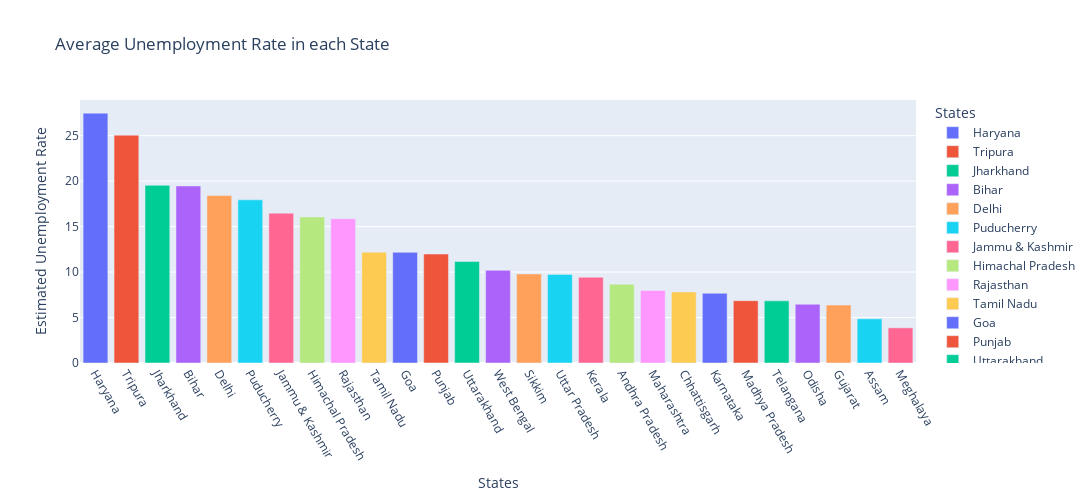

Write notebook code for a chart like this one.
### Markdown cell above
**Bar plot Formation**

This Plot shows the average unemployment Rate in each state .

### Code cell
# Dataframe required formation for the Bar plot

unemp_df = df_cleaned[['States','Estimated Unemployment Rate']]

bar_df = unemp_df.groupby('States').mean().reset_index()

bar_df = bar_df.sort_values('Estimated Unemployment Rate' , ascending = False)


# Bar Plot formation 

fig = px.bar(bar_df , y= 'Estimated Unemployment Rate' , x= 'States', color = 'States', title = 'Average Unemployment Rate in each State' )
fig.layout.xaxis.tickangle = 60
fig.layout.width = 1100
fig.layout.height = 500

# Showcasing the bar plot formed
fig.show()

### Figure 1 — Plotly figure (JSON) as saved in the notebook; plotly's stock layout.template omitted (floating-point values rounded to 4 significant figures)
{"data": [{"alignmentgroup": "True", "hovertemplate": "States=%{x}<br>Estimated Unemployment Rate=%{y}<extra></extra>", "legendgroup": "Haryana", "marker": {"color": "#636efa", "pattern": {"shape": ""}}, "name": "Haryana", "offsetgroup": "Haryana", "orientation": "v", "showlegend": true, "textposition": "auto", "type": "bar", "x": ["Haryana"], "xaxis": "x", "y": [27.48], "yaxis": "y"}, {"alignmentgroup": "True", "hovertemplate": "States=%{x}<br>Estimated Unemployment Rate=%{y}<extra></extra>", "legendgroup": "Tripura", "marker": {"color": "#EF553B", "pattern": {"shape": ""}}, "name": "Tripura", "offsetgroup": "Tripura", "orientation": "v", "showlegend": true, "textposition": "auto", "type": "bar", "x": ["Tripura"], "xaxis": "x", "y": [25.05], "yaxis": "y"}, {"alignmentgroup": "True", "hovertemplate": "States=%{x}<br>Estimated Unemployment Rate=%{y}<extra></extra>", "legendgroup": "Jharkhand", "marker": {"color": "#00cc96", "pattern": {"shape": ""}}, "name": "Jharkhand", "offsetgroup": "Jharkhand", "orientation": "v", "showlegend": true, "textposition": "auto", "type": "bar", "x": ["Jharkhand"], "xaxis": "x", "y": [19.54], "yaxis": "y"}, {"alignmentgroup": "True", "hovertemplate": "States=%{x}<br>Estimated Unemployment Rate=%{y}<extra></extra>", "legendgroup": "Bihar", "marker": {"color": "#ab63fa", "pattern": {"shape": ""}}, "name": "Bihar", "offsetgroup": "Bihar", "orientation": "v", "showlegend": true, "textposition": "auto", "type": "bar", "x": ["Bihar"], "xaxis": "x", "y": [19.47], "yaxis": "y"}, {"alignmentgroup": "True", "hovertemplate": "States=%{x}<br>Estimated Unemployment Rate=%{y}<extra></extra>", "legendgroup": "Delhi", "marker": {"color": "#FFA15A", "pattern": {"shape": ""}}, "name": "Delhi", "offsetgroup": "Delhi", "orientation": "v", "showlegend": true, "textposition": "auto", "type": "bar", "x": ["Delhi"], "xaxis": "x", "y": [18.41], "yaxis": "y"}, {"alignmentgroup": "True", "hovertemplate": "States=%{x}<br>Estimated Unemployment Rate=%{y}<extra></extra>", "legendgroup": "Puducherry", "marker": {"color": "#19d3f3", "pattern": {"shape": ""}}, "name": "Puducherry", "offsetgroup": "Puducherry", "orientation": "v", "showlegend": true, "textposition": "auto", "type": "bar", "x": ["Puducherry"], "xaxis": "x", "y": [17.94], "yaxis": "y"}, {"alignmentgroup": "True", "hovertemplate": "States=%{x}<br>Estimated Unemployment Rate=%{y}<extra></extra>", "legendgroup": "Jammu & Kashmir", "marker": {"color": "#FF6692", "pattern": {"shape": ""}}, "name": "Jammu & Kashmir", "offsetgroup": "Jammu & Kashmir", "orientation": "v", "showlegend": true, "textposition": "auto", "type": "bar", "x": ["Jammu & Kashmir"], "xaxis": "x", "y": [16.48], "yaxis": "y"}, {"alignmentgroup": "True", "hovertemplate": "States=%{x}<br>Estimated Unemployment Rate=%{y}<extra></extra>", "legendgroup": "Himachal Pradesh", "marker": {"color": "#B6E880", "pattern": {"shape": ""}}, "name": "Himachal Pradesh", "offsetgroup": "Himachal Pradesh", "orientation": "v", "showlegend": true, "textposition": "auto", "type": "bar", "x": ["Himachal Pradesh"], "xaxis": "x", "y": [16.07], "yaxis": "y"}, {"alignmentgroup": "True", "hovertemplate": "States=%{x}<br>Estimated Unemployment Rate=%{y}<extra></extra>", "legendgroup": "Rajasthan", "marker": {"color": "#FF97FF", "pattern": {"shape": ""}}, "name": "Rajasthan", "offsetgroup": "Rajasthan", "orientation": "v", "showlegend": true, "textposition": "auto", "type": "bar", "x": ["Rajasthan"], "xaxis": "x", "y": [15.87], "yaxis": "y"}, {"alignmentgroup": "True", "hovertemplate": "States=%{x}<br>Estimated Unemployment Rate=%{y}<extra></extra>", "legendgroup": "Tamil Nadu", "marker": {"color": "#FECB52", "pattern": {"shape": ""}}, "name": "Tamil Nadu", "offsetgroup": "Tamil Nadu", "orientation": "v", "showlegend": true, "textposition": "auto", "type": "bar", "x": ["Tamil Nadu"], "xaxis": "x", "y": [12.19], "yaxis": "y"}, {"alignmentgroup": "True", "hovertemplate": "States=%{x}<br>Estimated Unemployment Rate=%{y}<extra></extra>", "legendgroup": "Goa", "marker": {"color": "#636efa", "pattern": {"shape": ""}}, "name": "Goa", "offsetgroup": "Goa", "orientation": "v", "showlegend": true, "textposition": "auto", "type": "bar", "x": ["Goa"], "xaxis": "x", "y": [12.17], "yaxis": "y"}, {"alignmentgroup": "True", "hovertemplate": "States=%{x}<br>Estimated Unemployment Rate=%{y}<extra></extra>", "legendgroup": "Punjab", "marker": {"color": "#EF553B", "pattern": {"shape": ""}}, "name": "Punjab", "offsetgroup": "Punjab", "orientation": "v", "showlegend": true, "textposition": "auto", "type": "bar", "x": ["Punjab"], "xaxis": "x", "y": [11.98], "yaxis": "y"}, {"alignmentgroup": "True", "hovertemplate": "States=%{x}<br>Estimated Unemployment Rate=%{y}<extra></extra>", "legendgroup": "Uttarakhand", "marker": {"color": "#00cc96", "pattern": {"shape": ""}}, "name": "Uttarakhand", "offsetgroup": "Uttarakhand", "orientation": "v", "showlegend": true, "textposition": "auto", "type": "bar", "x": ["Uttarakhand"], "xaxis": "x", "y": [11.16], "yaxis": "y"}, {"alignmentgroup": "True", "hovertemplate": "States=%{x}<br>Estimated Unemployment Rate=%{y}<extra></extra>", "legendgroup": "West Bengal", "marker": {"color": "#ab63fa", "pattern": {"shape": ""}}, "name": "West Bengal", "offsetgroup": "West Bengal", "orientation": "v", "showlegend": true, "textposition": "auto", "type": "bar", "x": ["West Bengal"], "xaxis": "x", "y": [10.19], "yaxis": "y"}, {"alignmentgroup": "True", "hovertemplate": "States=%{x}<br>Estimated Unemployment Rate=%{y}<extra></extra>", "legendgroup": "Sikkim", "marker": {"color": "#FFA15A", "pattern": {"shape": ""}}, "name": "Sikkim", "offsetgroup": "Sikkim", "orientation": "v", "showlegend": true, "textposition": "auto", "type": "bar", "x": ["Sikkim"], "xaxis": "x", "y": [9.793], "yaxis": "y"}, {"alignmentgroup": "True", "hovertemplate": "States=%{x}<br>Estimated Unemployment Rate=%{y}<extra></extra>", "legendgroup": "Uttar Pradesh", "marker": {"color": "#19d3f3", "pattern": {"shape": ""}}, "name": "Uttar Pradesh", "offsetgroup": "Uttar Pradesh", "orientation": "v", "showlegend": true, "textposition": "auto", "type": "bar", "x": ["Uttar Pradesh"], "xaxis": "x", "y": [9.737], "yaxis": "y"}, {"alignmentgroup": "True", "hovertemplate": "States=%{x}<br>Estimated Unemployment Rate=%{y}<extra></extra>", "legendgroup": "Kerala", "marker": {"color": "#FF6692", "pattern": {"shape": ""}}, "name": "Kerala", "offsetgroup": "Kerala", "orientation": "v", "showlegend": true, "textposition": "auto", "type": "bar", "x": ["Kerala"], "xaxis": "x", "y": [9.434], "yaxis": "y"}, {"alignmentgroup": "True", "hovertemplate": "States=%{x}<br>Estimated Unemployment Rate=%{y}<extra></extra>", "legendgroup": "Andhra Pradesh", "marker": {"color": "#B6E880", "pattern": {"shape": ""}}, "name": "Andhra Pradesh", "offsetgroup": "Andhra Pradesh", "orientation": "v", "showlegend": true, "textposition": "auto", "type": "bar", "x": ["Andhra Pradesh"], "xaxis": "x", "y": [8.664], "yaxis": "y"}, {"alignmentgroup": "True", "hovertemplate": "States=%{x}<br>Estimated Unemployment Rate=%{y}<extra></extra>", "legendgroup": "Maharashtra", "marker": {"color": "#FF97FF", "pattern": {"shape": ""}}, "name": "Maharashtra", "offsetgroup": "Maharashtra", "orientation": "v", "showlegend": true, "textposition": "auto", "type": "bar", "x": ["Maharashtra"], "xaxis": "x", "y": [7.979], "yaxis": "y"}, {"alignmentgroup": "True", "hovertemplate": "States=%{x}<br>Estimated Unemployment Rate=%{y}<extra></extra>", "legendgroup": "Chhattisgarh", "marker": {"color": "#FECB52", "pattern": {"shape": ""}}, "name": "Chhattisgarh", "offsetgroup": "Chhattisgarh", "orientation": "v", "showlegend": true, "textposition": "auto", "type": "bar", "x": ["Chhattisgarh"], "xaxis": "x", "y": [7.819], "yaxis": "y"}, {"alignmentgroup": "True", "hovertemplate": "States=%{x}<br>Estimated Unemployment Rate=%{y}<extra></extra>", "legendgroup": "Karnataka", "marker": {"color": "#636efa", "pattern": {"shape": ""}}, "name": "Karnataka", "offsetgroup": "Karnataka", "orientation": "v", "showlegend": true, "textposition": "auto", "type": "bar", "x": ["Karnataka"], "xaxis": "x", "y": [7.668], "yaxis": "y"}, {"alignmentgroup": "True", "hovertemplate": "States=%{x}<br>Estimated Unemployment Rate=%{y}<extra></extra>", "legendgroup": "Madhya Pradesh", "marker": {"color": "#EF553B", "pattern": {"shape": ""}}, "name": "Madhya Pradesh", "offsetgroup": "Madhya Pradesh", "orientation": "v", "showlegend": true, "textposition": "auto", "type": "bar", "x": ["Madhya Pradesh"], "xaxis": "x", "y": [6.854], "yaxis": "y"}, {"alignmentgroup": "True", "hovertemplate": "States=%{x}<br>Estimated Unemployment Rate=%{y}<extra></extra>", "legendgroup": "Telangana", "marker": {"color": "#00cc96", "pattern": {"shape": ""}}, "name": "Telangana", "offsetgroup": "Telangana", "orientation": "v", "showlegend": true, "textposition": "auto", "type": "bar", "x": ["Telangana"], "xaxis": "x", "y": [6.833], "yaxis": "y"}, {"alignmentgroup": "True", "hovertemplate": "States=%{x}<br>Estimated Unemployment Rate=%{y}<extra></extra>", "legendgroup": "Odisha", "marker": {"color": "#ab63fa", "pattern": {"shape": ""}}, "name": "Odisha", "offsetgroup": "Odisha", "orientation": "v", "showlegend": true, "textposition": "auto", "type": "bar", "x": ["Odisha"], "xaxis": "x", "y": [6.462], "yaxis": "y"}, {"alignmentgroup": "True", "hovertemplate": "States=%{x}<br>Estimated Unemployment Rate=%{y}<extra></extra>", "legendgroup": "Gujarat", "marker": {"color": "#FFA15A", "pattern": {"shape": ""}}, "name": "Gujarat", "offsetgroup": "Gujarat", "orientation": "v", "showlegend": true, "textposition": "auto", "type": "bar", "x": ["Gujarat"], "xaxis": "x", "y": [6.376], "yaxis": "y"}, {"alignmentgroup": "True", "hovertemplate": "States=%{x}<br>Estimated Unemployment Rate=%{y}<extra></extra>", "legendgroup": "Assam", "marker": {"color": "#19d3f3", "pattern": {"shape": ""}}, "name": "Assam", "offsetgroup": "Assam", "orientation": "v", "showlegend": true, "textposition": "auto", "type": "bar", "x": ["Assam"], "xaxis": "x", "y": [4.856], "yaxis": "y"}, {"alignmentgroup": "True", "hovertemplate": "States=%{x}<br>Estimated Unemployment Rate=%{y}<extra></extra>", "legendgroup": "Meghalaya", "marker": {"color": "#FF6692", "pattern": {"shape": ""}}, "name": "Meghalaya", "offsetgroup": "Meghalaya", "orientation": "v", "showlegend": true, "textposition": "auto", "type": "bar", "x": ["Meghalaya"], "xaxis": "x", "y": [3.866], "yaxis": "y"}], "layout": {"barmode": "relative", "height": 500, "legend": {"title": {"text": "States"}, "tracegroupgap": 0}, "title": {"text": "Average Unemployment Rate in each State"}, "width": 1100, "xaxis": {"anchor": "y", "autorange": true, "categoryarray": ["Haryana", "Tripura", "Jharkhand", "Bihar", "Delhi", "Puducherry", "Jammu & Kashmir", "Himachal Pradesh", "Rajasthan", "Tamil Nadu", "Goa", "Punjab", "Uttarakhand", "West Bengal", "Sikkim", "Uttar Pradesh", "Kerala", "Andhra Pradesh", "Maharashtra", "Chhattisgarh", "Karnataka", "Madhya Pradesh", "Telangana", "Odisha", "Gujarat", "Assam", "Meghalaya"], "categoryorder": "array", "domain": [0, 1], "range": [-0.5, 26.5], "tickangle": 60, "title": {"text": "States"}, "type": "category"}, "yaxis": {"anchor": "x", "autorange": true, "domain": [0, 1], "range": [0, 28.92], "title": {"text": "Estimated Unemployment Rate"}, "type": "linear"}}}
